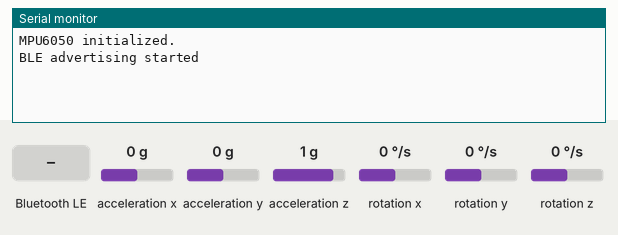
This sketch was run on a simulated ESP32-C3. Shown: the last lines printed to the serial monitor. Inputs (shaded band) come from the test bench; at power-on: acceleration x 0 g, acceleration y 0 g, acceleration z 1 g, rotation x 0 °/s, rotation y 0 °/s, rotation z 0 °/s. Nothing arrives over Bluetooth unless stated; a phone connects over Bluetooth LE 3 s after start.

Above: at 1.4 s.
1.5 s: Bluetooth LE write "START" received
At 2.2 s:
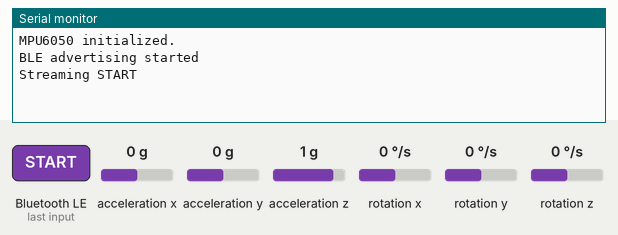
4.5 s: Bluetooth LE write "STOP" received
At 5.7 s:
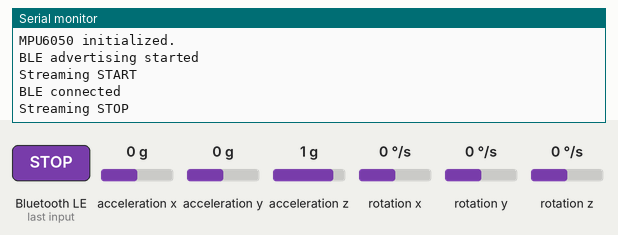

The sketch:

DOGFIT_IMU.ino
```cpp
#include <Arduino.h>
#include <Wire.h>
#include <MPU6050.h>
#include <NimBLEDevice.h>

static const int SDA_PIN = 4;  // ESP32-C3 Super Mini typical SDA
static const int SCL_PIN = 5;  // ESP32-C3 Super Mini typical SCL

static const uint32_t DEFAULT_RATE_HZ = 50;

static const char *BLE_DEVICE_NAME = "DOGFIT-IMU";
static const char *SERVICE_UUID = "6E400001-B5A3-F393-E0A9-E50E24DCCA9E";
static const char *RX_UUID = "6E400002-B5A3-F393-E0A9-E50E24DCCA9E";
static const char *TX_UUID = "6E400003-B5A3-F393-E0A9-E50E24DCCA9E";

MPU6050 mpu;

NimBLEServer *bleServer = nullptr;
NimBLECharacteristic *txCharacteristic = nullptr;
NimBLECharacteristic *rxCharacteristic = nullptr;

static bool bleConnected = false;
static bool streamingEnabled = false;
static uint32_t sampleRateHz = DEFAULT_RATE_HZ;
static uint32_t lastSampleMs = 0;
static bool mpuReady = false;
static uint32_t lastMpuRetryMs = 0;

void applySampleRate(uint32_t rateHz) {
  if (rateHz == 0) {
    rateHz = DEFAULT_RATE_HZ;
  }
  sampleRateHz = rateHz;
}

bool initMpu() {
  Wire.begin(SDA_PIN, SCL_PIN);
  mpu.initialize();
  if (!mpu.testConnection()) {
    Serial.println("MPU6050 not detected. Retrying...");
    return false;
  }
  mpu.setFullScaleAccelRange(MPU6050_ACCEL_FS_2);
  mpu.setFullScaleGyroRange(MPU6050_GYRO_FS_250);
  Serial.println("MPU6050 initialized.");
  return true;
}

void handleCommand(const std::string &command) {
  if (command == "START") {
    streamingEnabled = true;
    Serial.println("Streaming START");
    return;
  }
  if (command == "STOP") {
    streamingEnabled = false;
    Serial.println("Streaming STOP");
    return;
  }
  if (command.rfind("RATE=", 0) == 0) {
    uint32_t rate = static_cast<uint32_t>(atoi(command.substr(5).c_str()));
    if (rate == 25 || rate == 50 || rate == 100) {
      applySampleRate(rate);
      Serial.print("Rate set to ");
      Serial.println(rate);
    } else {
      Serial.println("Unsupported RATE. Use 25/50/100.");
    }
  }
}

class ServerCallbacks : public NimBLEServerCallbacks {
  void onConnect(NimBLEServer *server) override {
    bleConnected = true;
    streamingEnabled = true;
    Serial.println("BLE connected");
  }

  void onDisconnect(NimBLEServer *server) override {
    bleConnected = false;
    streamingEnabled = false;
    Serial.println("BLE disconnected");
    NimBLEDevice::startAdvertising();
  }
};

class RxCallbacks : public NimBLECharacteristicCallbacks {
  void onWrite(NimBLECharacteristic *characteristic) override {
    std::string value = characteristic->getValue();
    if (!value.empty()) {
      value.erase(value.find_last_not_of("\r\n") + 1);
      handleCommand(value);
    }
  }
};

void setupBle() {
  NimBLEDevice::init(BLE_DEVICE_NAME);
  NimBLEDevice::setPower(ESP_PWR_LVL_P9);
  bleServer = NimBLEDevice::createServer();
  bleServer->setCallbacks(new ServerCallbacks());

  NimBLEService *service = bleServer->createService(SERVICE_UUID);
  txCharacteristic = service->createCharacteristic(
      TX_UUID, NIMBLE_PROPERTY::NOTIFY);
  rxCharacteristic = service->createCharacteristic(
      RX_UUID, NIMBLE_PROPERTY::WRITE | NIMBLE_PROPERTY::WRITE_NR);

  rxCharacteristic->setCallbacks(new RxCallbacks());

  service->start();

  NimBLEAdvertising *advertising = NimBLEDevice::getAdvertising();
  advertising->addServiceUUID(SERVICE_UUID);
  advertising->setScanResponse(true);
  advertising->start();
  Serial.println("BLE advertising started");
}

void setup() {
  Serial.begin(115200);
  delay(200);

  Wire.begin(SDA_PIN, SCL_PIN);
  mpuReady = initMpu();
  applySampleRate(DEFAULT_RATE_HZ);
  setupBle();
}

void loop() {
  const uint32_t nowMs = millis();

  if (!mpuReady && (nowMs - lastMpuRetryMs >= 2000)) {
    lastMpuRetryMs = nowMs;
    mpuReady = initMpu();
  }

  if (!bleConnected || !streamingEnabled || !mpuReady) {
    delay(5);
    return;
  }

  const uint32_t intervalMs = 1000 / sampleRateHz;
  if (nowMs - lastSampleMs < intervalMs) {
    delay(1);
    return;
  }
  lastSampleMs = nowMs;

  int16_t axRaw, ayRaw, azRaw;
  int16_t gxRaw, gyRaw, gzRaw;
  mpu.getMotion6(&axRaw, &ayRaw, &azRaw, &gxRaw, &gyRaw, &gzRaw);

  const float ax = axRaw / 16384.0f;
  const float ay = ayRaw / 16384.0f;
  const float az = azRaw / 16384.0f;
  const float gx = gxRaw / 131.0f;
  const float gy = gyRaw / 131.0f;
  const float gz = gzRaw / 131.0f;

  char payload[128];
  snprintf(payload, sizeof(payload), "%lu,%.4f,%.4f,%.4f,%.3f,%.3f,%.3f\n",
           static_cast<unsigned long>(nowMs), ax, ay, az, gx, gy, gz);

  txCharacteristic->setValue(reinterpret_cast<uint8_t *>(payload), strlen(payload));
  txCharacteristic->notify();
}
```

Measured:
- after the input at 1.5 s, the serial monitor: prints a new line at once (image 1)
- after the input at 4.5 s, the serial monitor: prints a new line at once (image 2)
